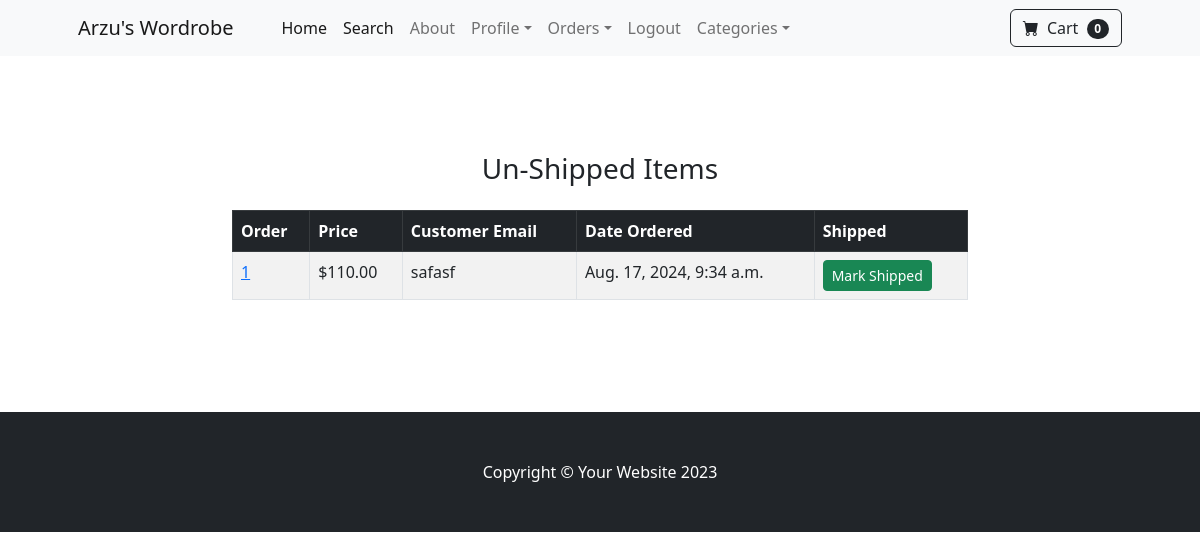
/payment/not_shipped_dash (signed in), run on an earlier commit of the app's database.
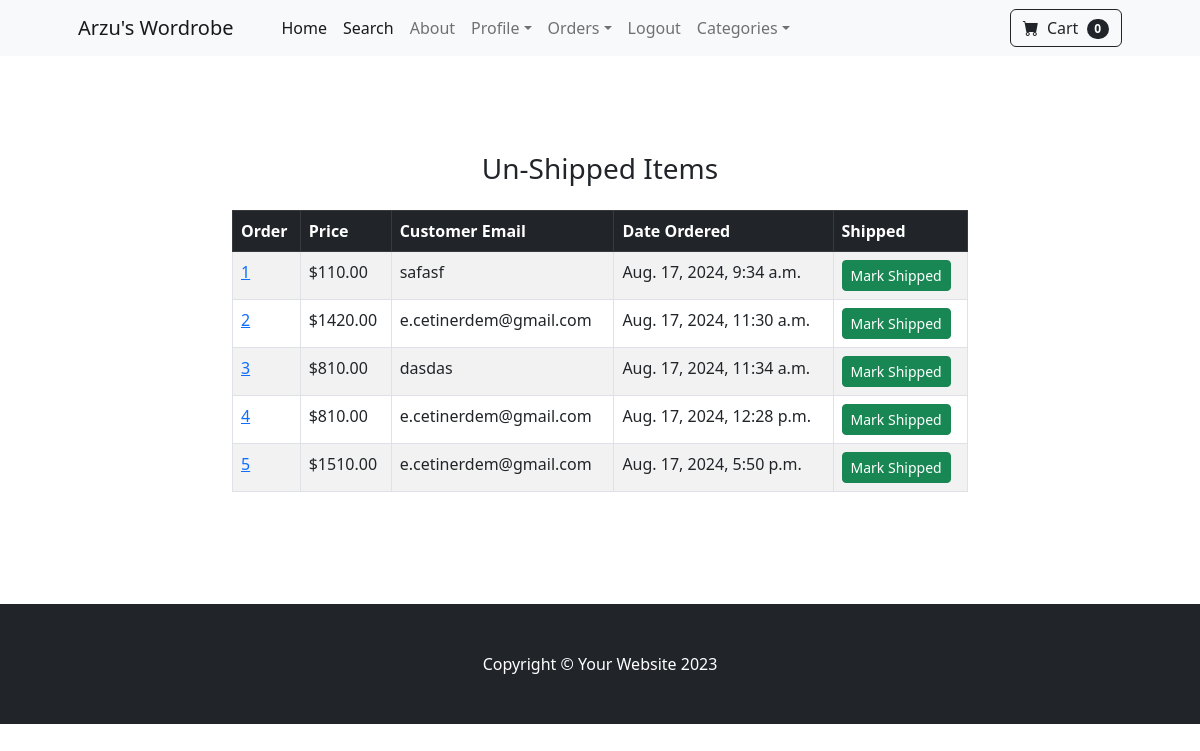
And on a later commit of the database.
### payment/models.py (models this page shows, shortened)
class Order(models.Model):
    user = models.ForeignKey(User, on_delete=models.CASCADE, null=True, blank=True)
    full_name = models.CharField(max_length=250)
    email = models.EmailField(max_length=250)
    shipping_address = models.TextField(max_length=15000)
    amount_paid = models.DecimalField(max_digits=10, decimal_places=2)
    date_ordered = models.DateTimeField(auto_now_add=True)
    shipped = models.BooleanField(default=False)
    date_shipped = models.DateField(blank=True, null=True)

### payment/views.py (the view, shortened to what this page needs)
# urls.py: path('not_shipped_dash', views.not_shipped_dash, name='not_shipped_dash'),
def not_shipped_dash(request):
    if request.user.is_authenticated and request.user.is_superuser:
        orders = Order.objects.filter(shipped=False)
        return render(request, "payment/not_shipped_dash.html", {"orders": orders})
    else:
        messages.error(request, "Access Denied")
        return redirect('home')

### cart/cart.py (called while the page is built)
    def __len__(self):
        return len(self.cart)

### cart/context_processors.py (called while the page is built)
def cart(request):
    return {'cart': Cart(request)}

### payment/templates/payment/not_shipped_dash.html (shortened to what this page needs)
{% extends 'base.html' %}
{% block content %}
<div class="container">
    <div class="row justify-content-center">
        <div class="col-8">
          <br/><br/>
            <div class="mt-5">
                <h3 class="text-center">Un-Shipped Items</h3>
                <table class="table table-striped table-hover table-bordered mt-4">
                    <thead class="table-dark">
                        <tr>
                            <th scope="col">Order</th>
                            <th scope="col">Price</th>
                            <th scope="col">Customer Email</th>
                            <th scope="col">Date Ordered</th>
                            <th scope="col">Shipped</th>
                        </tr>
                    </thead>
                    <tbody>
                        {% for item in orders %}
                        <tr>
                            <td><a href="{% url 'orders' item.id %}">{{ item.id }}</a></td>
                            <td>${{ item.amount_paid }}</td>
                            <td>{{ item.email }}</td>
                            <td>{{ item.date_ordered }}</td>
                            <td>
                                <form method="POST">
                                    <button type="Submit" class="btn btn-success btn-sm">Mark Shipped</button>
                                </form>
                            </td>
                        </tr>
                        {% endfor %}
                    </tbody>
                </table>
                <br/><br/><br/><br/>
            </div>
        </div>
    </div>
</div>
{% endblock %}

What changed in the data, as far as the page shows it:
added Order: id "2", amount_paid "1420.00", email "e.cetinerdem@gmail.com", date_ordered "Aug. 17, 2024, 11:30 a.m."
added Order: id "3", amount_paid "810.00", email "dasdas", date_ordered "Aug. 17, 2024, 11:34 a.m."
added Order: id "4", amount_paid "810.00", email "e.cetinerdem@gmail.com", date_ordered "Aug. 17, 2024, 12:28 p.m."
added Order: id "5", amount_paid "1510.00", email "e.cetinerdem@gmail.com", date_ordered "Aug. 17, 2024, 5:50 p.m."
